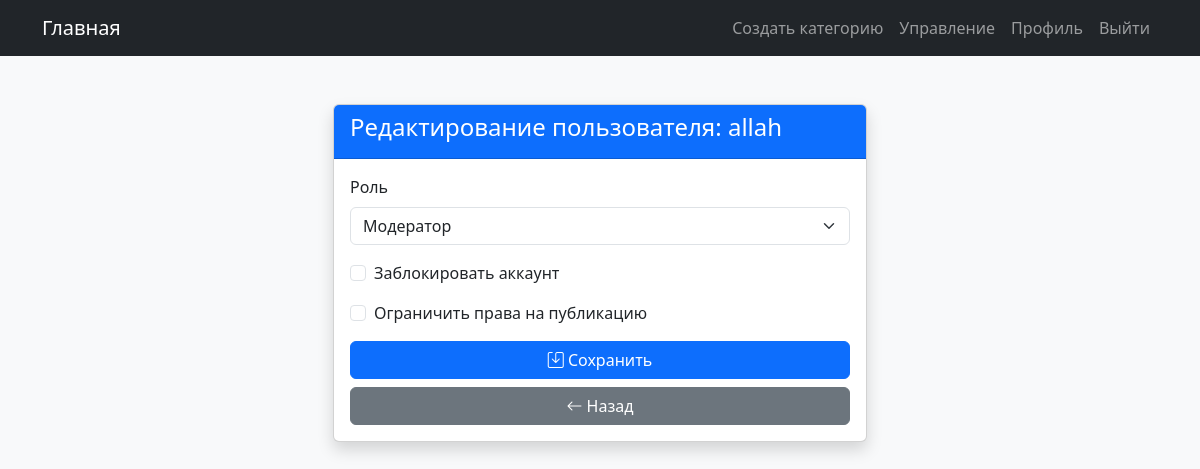
Page /admin/edit_user/1 (signed in) on the earlier database version.
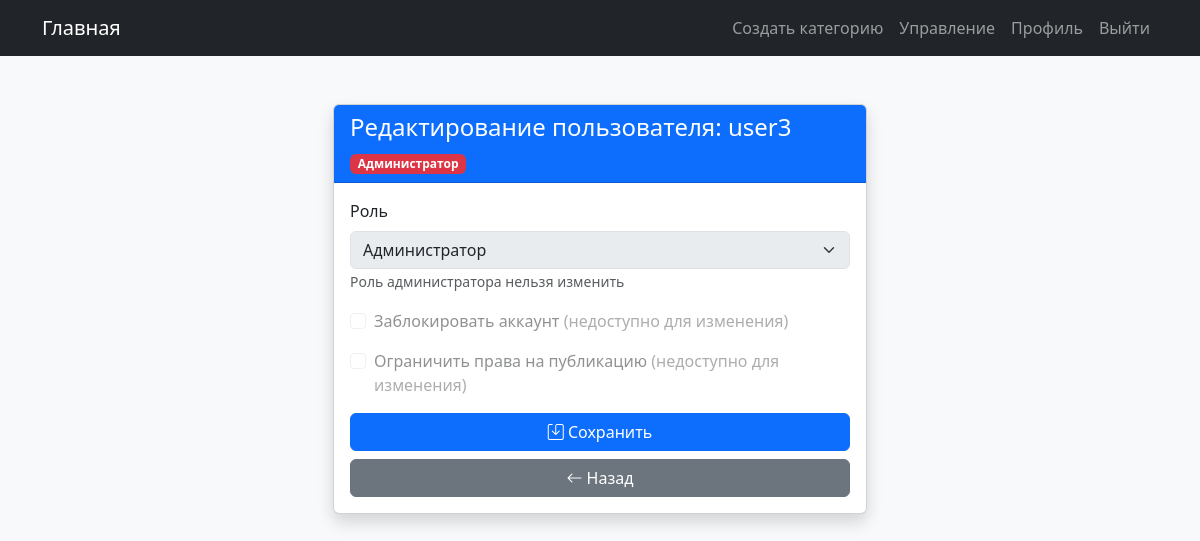
Same page on the later database version.
### app.py (models this page shows, shortened)
class User(UserMixin, db.Model):
    id = db.Column(db.Integer, primary_key=True)
    username = db.Column(db.String(64), index=True, unique=True)
    password_hash = db.Column(db.String(128))
    role = db.Column(db.String(32), default='user')
    avatar = db.Column(db.String(128))
    banned = db.Column(db.Boolean, default=False)
    muted = db.Column(db.Boolean, default=False)
    topics = db.relationship('Topic', backref='author', lazy='dynamic')
    comments = db.relationship('Comment', backref='author', lazy='dynamic')

### app.py (the view, shortened to what this page needs)
@app.route('/admin/edit_user/<int:user_id>', methods=['GET', 'POST'])
@login_required
def edit_user(user_id):
    if current_user.role not in ['admin', 'moderator']:
        return redirect(url_for('index'))
    user = User.query.get_or_404(user_id)
    form = UserEditForm(obj=user)
    if current_user.role == 'moderator' and user.role in ['admin', 'moderator']:
        flash('Недостаточно прав', 'danger')
        return redirect(url_for('admin_users'))
    return render_template('edit_user.html', form=form, user=user)

### app.py
class UserEditForm(FlaskForm):
    role = SelectField('Роль',
                       choices=[
                           ('user', 'Пользователь'),
                           ('moderator', 'Модератор'),
                           ('admin', 'Администратор')
                       ],
                       validators=[DataRequired()],
                       render_kw={'disabled': False}
                       )
    banned = BooleanField('Заблокировать аккаунт')
    muted = BooleanField('Ограничить права на публикацию')
    submit = SubmitField('Сохранить изменения')

### app.py (called while the page is built)
@login_manager.user_loader
def load_user(id):
    return User.query.get(int(id))

### templates/edit_user.html (shortened to what this page needs)
{% extends "base.html" %}
{% block content %}
<div class="container mt-5">
    <div class="row justify-content-center">
        <div class="col-md-6">
            <div class="card shadow">
                <div class="card-header bg-primary text-white">
                    <h4>Редактирование пользователя: {{ user.username }}</h4>
                    {% if user.role == 'admin' %}
                    <span class="badge bg-danger">Администратор</span>
                    {% endif %}
                </div>
                <div class="card-body">
                    <form method="POST">
                        {% if form.role and current_user.role == 'admin' %}
                        <div class="mb-3">
                            {{ form.role.label(class="form-label") }}
                            {{ form.role(
                                class="form-select",
                                disabled=(user.role == 'admin')
                            ) }}
                            {% if user.role == 'admin' %}
                            <small class="text-muted">Роль администратора нельзя изменить</small>
                            {% endif %}
                        </div>
                        {% endif %}
                        <div class="mb-3 form-check">
                            {{ form.banned(
                                class="form-check-input",
                                disabled=(user.role == 'admin' or user.id == current_user.id)
                            ) }}
                            <label class="form-check-label">
                                {{ form.banned.label.text }}
                                {% if user.role == 'admin' or user.id == current_user.id %}
                                <span class="text-muted">(недоступно для изменения)</span>
                                {% endif %}
                            </label>
                        </div>
                        <div class="mb-3 form-check">
                            {{ form.muted(
                                class="form-check-input",
                                disabled=(user.role == 'admin' or user.id == current_user.id)
                            ) }}
                            <label class="form-check-label">
                                {{ form.muted.label.text }}
                                {% if user.role == 'admin' or user.id == current_user.id %}
                                <span class="text-muted">(недоступно для изменения)</span>
                                {% endif %}
                            </label>
                        </div>
                        <div class="d-grid gap-2">
                            <button type="submit" class="btn btn-primary">
                                <i class="bi bi-save"></i> Сохранить
                            </button>
                            <a href="{{ url_for('admin_users') }}" class="btn btn-secondary">
                                <i class="bi bi-arrow-left"></i> Назад
                            </a>
                        </div>
                    </form>
                </div>
            </div>
        </div>
    </div>
</div>
{% endblock %}

Differences in the rows shown:
changed User: username "allah" → "user3"; role "Модератор" → "Администратор"
Other differences:
text now shown: "Администратор Роль администратора нельзя изменить (недоступно для изменения) (недоступно для изменения)"
